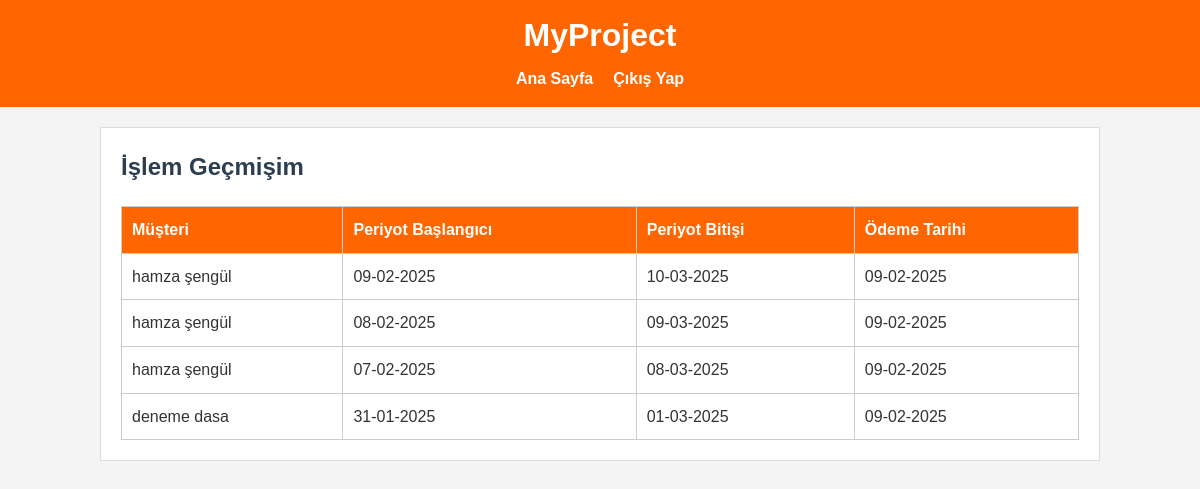
The app's page /rep/operations-history/ (signed in) with its own data.
### core/models.py (models this page shows, shortened)
class PaymentRecord(models.Model):
    PAYMENT_STATUS = (
        ('pending', 'Ödeme Bekleniyor'),
        ('paid', 'Ödeme Yapıldı'),
    )
    customer = models.ForeignKey('Customer', on_delete=models.CASCADE, related_name='payment_records', verbose_name="Müşteri")
    period_start = models.DateField(verbose_name="Periyot Başlangıcı")
    period_end = models.DateField(verbose_name="Periyot Bitişi")
    status = models.CharField(max_length=10, choices=PAYMENT_STATUS, default='pending', verbose_name="Ödeme Durumu")
    payment_date = models.DateField(null=True, blank=True, verbose_name="Ödeme Tarihi")
    created_at = models.DateTimeField(auto_now_add=True)
    class Meta:
        verbose_name = "Ödeme Kaydı"
        verbose_name_plural = "Ödeme Kayıtları"
        ordering = ['period_start']

class Customer(models.Model):
    representative = models.ForeignKey(User, on_delete=models.CASCADE, related_name='customers', verbose_name="Temsilci")
    first_name = models.CharField(max_length=30, verbose_name="Ad")
    last_name = models.CharField(max_length=30, verbose_name="Soyad")
    identifier = models.CharField(max_length=50, verbose_name="TC / Vergi No")
    tax_address = models.CharField(max_length=50, blank=True, null=True, verbose_name="Vergi Adresi")
    address = models.TextField(verbose_name="Adres")
    subscription_type = models.ForeignKey(SubscriptionType, on_delete=models.SET_NULL, null=True, blank=True, verbose_name="Abonelik Türü")
    subscription_duration = models.ForeignKey(SubscriptionDuration, on_delete=models.SET_NULL, null=True, blank=True, verbose_name="Abonelik Süresi")
    subscription_start_date = models.DateField(null=True, blank=True, verbose_name="Aboneliğin Başlama Tarihi")
    payment_method = models.ForeignKey(PaymentMethod, on_delete=models.SET_NULL, null=True, blank=True, verbose_name="Ödeme Tipi")
    payment_amount = models.DecimalField(max_digits=10, decimal_places=2, null=True, blank=True, verbose_name="Ödeme Miktarı")
    detail = models.TextField(blank=True, null=True, verbose_name="Detay Açıklama")
    created_at = models.DateTimeField(auto_now_add=True, verbose_name="Oluşturulma Tarihi")
    class Meta:
        verbose_name = "Müşteri"
        verbose_name_plural = "Müşteriler"
        ordering = ['-created_at']

### core/views.py (the view)
# urls.py: path('rep/operations-history/', views.rep_operations_history, name='rep_operations_history'),
@login_required
def rep_operations_history(request):
    if not (hasattr(request.user, 'representative_profile') and int(request.user.representative_profile.category) >= 2):
        return redirect('representative_dashboard')
    paid_records = PaymentRecord.objects.filter(
        customer__representative=request.user,
        status='paid'
    ).order_by('-payment_date')
    context = {
        'paid_records': paid_records,
    }
    return render(request, 'core/rep_operations_history.html', context)

### core/templates/core/rep_operations_history.html (shortened to what this page needs)
{% extends 'core/base.html' %}
{% block content %}
<h2>İşlem Geçmişim</h2>
{% if paid_records %}
  <table>
    <thead>
      <tr>
        <th>Müşteri</th>
        <th>Periyot Başlangıcı</th>
        <th>Periyot Bitişi</th>
        <th>Ödeme Tarihi</th>
      </tr>
    </thead>
    <tbody>
      {% for record in paid_records %}
      <tr>
        <td>{{ record.customer.first_name }} {{ record.customer.last_name }}</td>
        <td>{{ record.period_start|date:"d-m-Y" }}</td>
        <td>{{ record.period_end|date:"d-m-Y" }}</td>
        <td>{{ record.payment_date|date:"d-m-Y" }}</td>
      </tr>
      {% endfor %}
    </tbody>
  </table>
{% else %}
  <p>Henüz tahsilat işlemi gerçekleştirilmemiş.</p>
{% endif %}
{% endblock %}

### core/static/core/css/style.css (style rules this page uses)
* { margin: 0; padding: 0; box-sizing: border-box; }
body { font-family: Arial, sans-serif; line-height: 1.6; background-color: #f4f4f4; color: #333; padding: 20px; }
table { width: 100%; border-collapse: collapse; margin-top: 20px; }
table th, table td { padding: 10px; border: 1px solid #ccc; text-align: left; }
table th { background-color: #ff6600; color: #fff; }

### core/templates/core/base.html (style rules this page uses)
body { font-family: 'Arial', sans-serif; margin: 0; padding: 0; background-color: #f4f4f4; color: #333; }
h2 { color: #2c3e50; }

### records on screen
PaymentRecord: customer.first_name "hamza", customer.last_name "şengül", period_start "09-02-2025", period_end "10-03-2025", payment_date "09-02-2025"
PaymentRecord: customer.first_name "hamza", customer.last_name "şengül", period_start "08-02-2025", period_end "09-03-2025", payment_date "09-02-2025"
PaymentRecord: customer.first_name "hamza", customer.last_name "şengül", period_start "07-02-2025", period_end "08-03-2025", payment_date "09-02-2025"
PaymentRecord: customer.first_name "deneme", customer.last_name "dasa", period_start "31-01-2025", period_end "01-03-2025", payment_date "09-02-2025"
